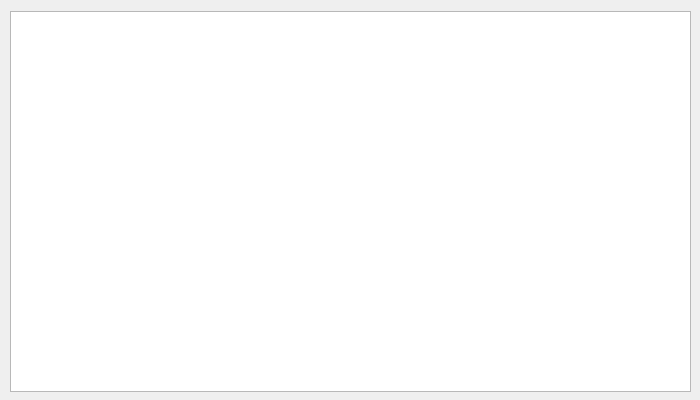
<?xml version="1.0" encoding="UTF-8"?>
<ui version="4.0">
 <class>plainwidget</class>
 <widget class="QWidget" name="plainwidget">
  <property name="geometry">
   <rect>
    <x>0</x>
    <y>0</y>
    <width>700</width>
    <height>400</height>
   </rect>
  </property>
  <property name="sizePolicy">
   <sizepolicy hsizetype="Fixed" vsizetype="Fixed">
    <horstretch>0</horstretch>
    <verstretch>0</verstretch>
   </sizepolicy>
  </property>
  <property name="windowTitle">
   <string>Form</string>
  </property>
  <widget class="QTableView" name="bookTable">
   <property name="geometry">
    <rect>
     <x>10</x>
     <y>11</y>
     <width>681</width>
     <height>381</height>
    </rect>
   </property>
   <property name="sizePolicy">
    <sizepolicy hsizetype="Fixed" vsizetype="Fixed">
     <horstretch>0</horstretch>
     <verstretch>0</verstretch>
    </sizepolicy>
   </property>
  </widget>
 </widget>
 <resources/>
 <connections/>
</ui>
